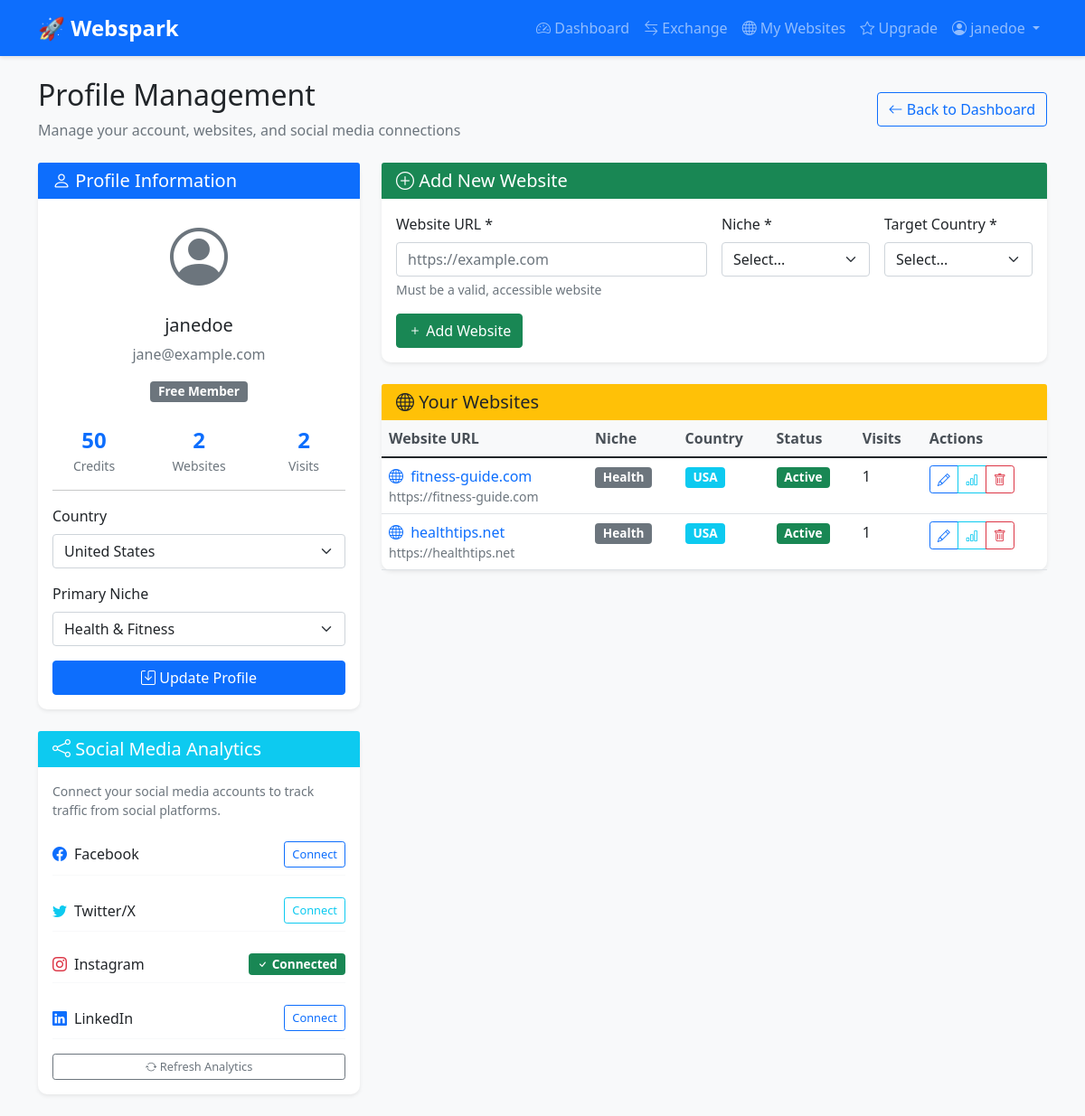
The app's page /profile.php (signed in) with its own data.
### tables this page shows
CREATE TABLE users (
    id INT AUTO_INCREMENT PRIMARY KEY,
    username VARCHAR(50) UNIQUE NOT NULL,
    email VARCHAR(100) UNIQUE NOT NULL,
    password VARCHAR(255) NOT NULL,
    credits INT DEFAULT 0,
    subscription VARCHAR(20) DEFAULT 'free',
    country VARCHAR(50),
    niche VARCHAR(50),
    created_at DATETIME DEFAULT CURRENT_TIMESTAMP,
    
     
    email_verified TINYINT(1) DEFAULT 0,
    verification_code VARCHAR(64),
    reset_token VARCHAR(64),
    reset_expires DATETIME,
    failed_login_attempts INT DEFAULT 0,
    last_login_attempt DATETIME,
    account_locked TINYINT(1) DEFAULT 0,
    
     
    referral_code VARCHAR(32),
    referred_by INT,
    last_active DATETIME DEFAULT CURRENT_TIMESTAMP,
    timezone VARCHAR(50) DEFAULT 'UTC',
    language_preference VARCHAR(10) DEFAULT 'en',
    avatar_url VARCHAR(255),
    bio TEXT,
    
     
    FOREIGN KEY (referred_by) REFERENCES users(id) ON DELETE SET NULL,
    
     
    INDEX idx_email (email),
    INDEX idx_username (username),
    INDEX idx_subscription (subscription),
    INDEX idx_email_verified (email_verified),
    INDEX idx_referral_code (referral_code),
    INDEX idx_created_at (created_at)
);

CREATE TABLE websites (
    id INT AUTO_INCREMENT PRIMARY KEY,
    user_id INT NOT NULL,
    url VARCHAR(500) NOT NULL,  
    title VARCHAR(200),
    description TEXT,
    niche VARCHAR(50),
    country VARCHAR(50),
    language VARCHAR(10) DEFAULT 'en',
    status VARCHAR(20) DEFAULT 'pending',  
    created_at DATETIME DEFAULT CURRENT_TIMESTAMP,
    updated_at DATETIME DEFAULT CURRENT_TIMESTAMP ON UPDATE CURRENT_TIMESTAMP,
    
     
    approval_date DATETIME,
    rejection_reason TEXT,
    last_checked DATETIME,
    
     
    meta_keywords TEXT,
    category VARCHAR(100),
    target_audience VARCHAR(100),
    monthly_visitors INT DEFAULT 0,
    bounce_rate DECIMAL(5,2) DEFAULT 0.00,
    avg_session_duration INT DEFAULT 0,
    
    FOREIGN KEY (user_id) REFERENCES users(id) ON DELETE CASCADE,
    
     
    INDEX idx_user_id (user_id),
    INDEX idx_status (status),
    INDEX idx_niche (niche),
    INDEX idx_country (country),
    INDEX idx_created_at (created_at),
    
     
    UNIQUE KEY unique_url (url)
);

### profile.php (the view, shortened to what this page needs)
<?php
include "config.php";
$user_id = $_SESSION['user_id'];
$stmt = $mysqli->prepare("SELECT * FROM users WHERE id=?");
$stmt->bind_param("i", $user_id);
$stmt->execute();
$user_info = $stmt->get_result()->fetch_assoc();
$stmt = $mysqli->prepare("SELECT * FROM websites WHERE user_id=? ORDER BY id DESC");
$stmt->bind_param("i", $user_id);
$stmt->execute();
$websites = $stmt->get_result();
$stmt = $mysqli->prepare("SELECT * FROM social_accounts WHERE user_id=?");
$stmt->bind_param("i", $user_id);
$stmt->execute();
$social_accounts = $stmt->get_result();
$linked_platforms = [];
while ($account = $social_accounts->fetch_assoc()) {
    $linked_platforms[$account['platform']] = $account['account_id'];
}
?>
<!DOCTYPE html>
<html lang="en">
<head>
  <link href="https://cdn.jsdelivr.net/npm/bootstrap@5.1.3/dist/css/bootstrap.min.css" rel="stylesheet">
  <link href="https://cdn.jsdelivr.net/npm/bootstrap-icons@1.10.0/font/bootstrap-icons.css" rel="stylesheet">
  <link href="assets/css/style.css" rel="stylesheet">
</head>
<body class="dashboard-page">
<?php include "navbar.php"; ?>
<div class="container py-4">
  <div class="d-flex justify-content-between align-items-center mb-4">
    <div>
      <h2>Profile Management</h2>
      <p class="text-muted mb-0">Manage your account, websites, and social media connections</p>
    </div>
    <a href="dashboard.php" class="btn btn-outline-primary">
      <i class="bi bi-arrow-left"></i> Back to Dashboard
    </a>
  </div>
  <div class="row">
    <div class="col-md-4">
      <div class="card shadow-sm mb-4">
        <div class="card-header bg-primary text-white">
          <h5 class="mb-0"><i class="bi bi-person"></i> Profile Information</h5>
        </div>
        <div class="card-body">
          <div class="text-center mb-4">
            <div class="profile-avatar">
              <i class="bi bi-person-circle" style="font-size: 4rem; color: #6c757d;"></i>
            </div>
            <h5 class="mt-2"><?= $user_info['username'] ?></h5>
            <p class="text-muted"><?= $user_info['email'] ?></p>
            <span class="badge bg-<?= $user_info['subscription'] == 'free' ? 'secondary' : ($user_info['subscription'] == 'premium' ? 'primary' : 'success') ?>">
              <?= ucfirst($user_info['subscription']) ?> Member
            </span>
          </div>
          <div class="profile-stats">
            <div class="row text-center">
              <div class="col-4">
                <div class="stat-number"><?= $user_info['credits'] ?></div>
                <div class="stat-label">Credits</div>
              </div>
              <div class="col-4">
                <div class="stat-number"><?php
                  $stmt = $mysqli->prepare("SELECT COUNT(*) as count FROM websites WHERE user_id=?");
                  $stmt->bind_param("i", $user_id);
                  $stmt->execute();
                  echo $stmt->get_result()->fetch_assoc()['count'];
                ?></div>
                <div class="stat-label">Websites</div>
              </div>
              <div class="col-4">
                <div class="stat-number"><?php
                  $stmt = $mysqli->prepare("SELECT COUNT(*) as count FROM visits WHERE visitor_user_id=?");
                  $stmt->bind_param("i", $user_id);
                  $stmt->execute();
                  echo $stmt->get_result()->fetch_assoc()['count'];
                ?></div>
                <div class="stat-label">Visits</div>
              </div>
            </div>
          </div>
          <hr>
          <form id="profileUpdateForm">
            <div class="form-group mb-3">
              <label class="form-label">Country</label>
              <select class="form-select" name="country">
                <option value="USA" <?= $user_info['country'] == 'USA' ? 'selected' : '' ?>>United States</option>
              </select>
            </div>
            <div class="form-group mb-3">
              <label class="form-label">Primary Niche</label>
              <select class="form-select" name="niche">
                <option value="Health" <?= $user_info['niche'] == 'Health' ? 'selected' : '' ?>>Health & Fitness</option>
              </select>
            </div>
            <button type="submit" class="btn btn-primary w-100">
              <i class="bi bi-save"></i> Update Profile
            </button>
          </form>
        </div>
      </div>
      <div class="card shadow-sm">
        <div class="card-header bg-info text-white">
          <h5 class="mb-0"><i class="bi bi-share"></i> Social Media Analytics</h5>
        </div>
        <div class="card-body">
          <p class="text-muted small">Connect your social media accounts to track traffic from social platforms.</p>
          <?php
          $platforms = [
            'facebook' => ['name' => 'Facebook', 'icon' => 'facebook', 'color' => 'primary'],
            'twitter' => ['name' => 'Twitter/X', 'icon' => 'twitter', 'color' => 'info'],
            'instagram' => ['name' => 'Instagram', 'icon' => 'instagram', 'color' => 'danger'],
            'linkedin' => ['name' => 'LinkedIn', 'icon' => 'linkedin', 'color' => 'primary']
          ];
          foreach ($platforms as $key => $platform):
          ?>
          <div class="social-platform mb-3">
            <div class="d-flex justify-content-between align-items-center">
              <div class="d-flex align-items-center">
                <i class="bi bi-<?= $platform['icon'] ?> text-<?= $platform['color'] ?> me-2"></i>
                <span><?= $platform['name'] ?></span>
              </div>
              <?php if (isset($linked_platforms[$key])): ?>
                <span class="badge bg-success">
                  <i class="bi bi-check"></i> Connected
                </span>
              <?php else: ?>
                <button class="btn btn-sm btn-outline-<?= $platform['color'] ?>"
                        onclick="connectSocial('<?= $key ?>', '<?= $platform['name'] ?>')">
                  Connect
                </button>
              <?php endif; ?>
            </div>
          </div>
          <?php endforeach; ?>
          <div class="mt-3">
            <button class="btn btn-outline-secondary btn-sm w-100" onclick="refreshSocialData()" <?= empty($linked_platforms) ? 'disabled' : '' ?>>
              <i class="bi bi-arrow-repeat"></i> Refresh Analytics
            </button>
          </div>
        </div>
      </div>
    </div>
    <div class="col-md-8">
      <div class="card shadow-sm mb-4">
        <div class="card-header bg-success text-white">
          <h5 class="mb-0"><i class="bi bi-plus-circle"></i> Add New Website</h5>
        </div>
        <div class="card-body">
          <form method="post">
            <div class="row g-3">
              <div class="col-md-6">
                <label class="form-label">Website URL *</label>
                <input type="url" name="url" class="form-control" placeholder="https://example.com" required>
                <div class="form-text">Must be a valid, accessible website</div>
              </div>
              <div class="col-md-3">
                <label class="form-label">Niche *</label>
                <select name="niche" class="form-select" required>
                  <option value="">Select...</option>
                </select>
              </div>
              <div class="col-md-3">
                <label class="form-label">Target Country *</label>
                <select name="country" class="form-select" required>
                  <option value="">Select...</option>
                </select>
              </div>
              <div class="col-12">
                <button type="submit" name="add_website" class="btn btn-success">
                  <i class="bi bi-plus"></i> Add Website
                </button>
              </div>
            </div>
          </form>
        </div>
      </div>
      <div class="card shadow-sm">
        <div class="card-header bg-warning text-dark">
          <h5 class="mb-0"><i class="bi bi-globe"></i> Your Websites</h5>
        </div>
        <div class="card-body p-0">
          <?php if ($websites->num_rows > 0): ?>
            <div class="table-responsive">
              <table class="table table-hover mb-0">
                <thead class="table-light">
                  <tr>
                    <th>Website URL</th>
                    <th>Niche</th>
                    <th>Country</th>
                    <th>Status</th>
                    <th>Visits</th>
                    <th>Actions</th>
                  </tr>
                </thead>
                <tbody>
                  <?php while($website = $websites->fetch_assoc()): ?>
                  <tr>
                    <td>
                      <div class="website-info">
                        <a href="<?= $website['url'] ?>" target="_blank" class="text-decoration-none">
                          <i class="bi bi-globe text-primary me-1"></i>
                          <?= parse_url($website['url'], PHP_URL_HOST) ?>
                        </a>
                        <div class="small text-muted"><?= $website['url'] ?></div>
                      </div>
                    </td>
                    <td><span class="badge bg-secondary"><?= $website['niche'] ?></span></td>
                    <td><span class="badge bg-info"><?= $website['country'] ?></span></td>
                    <td>
                      <?php
                      $status_class = $website['status'] == 'active' ? 'success' : ($website['status'] == 'pending' ? 'warning' : 'danger');
                      ?>
                      <span class="badge bg-<?= $status_class ?>"><?= ucfirst($website['status']) ?></span>
                    </td>
                    <td>
                      <?php
                      $stmt = $mysqli->prepare("SELECT COUNT(*) as visits FROM visits v JOIN websites w ON v.website_id = w.id WHERE w.id=?");
                      $stmt->bind_param("i", $website['id']);
                      $stmt->execute();
                      $visit_count = $stmt->get_result()->fetch_assoc()['visits'];
                      echo $visit_count;
                      ?>
                    </td>
                    <td>
                      <div class="btn-group btn-group-sm">
                        <button class="btn btn-outline-primary" onclick="editWebsite(<?= $website['id'] ?>)">
                          <i class="bi bi-pencil"></i>
                        </button>
                        <button class="btn btn-outline-info" onclick="viewAnalytics(<?= $website['id'] ?>)">
                          <i class="bi bi-bar-chart"></i>
                        </button>
                        <button class="btn btn-outline-danger" onclick="deleteWebsite(<?= $website['id'] ?>)">
                          <i class="bi bi-trash"></i>
                        </button>
                      </div>
                    </td>
                  </tr>
                  <?php endwhile; ?>
                </tbody>
              </table>
            </div>
          <?php endif; ?>
        </div>
      </div>
    </div>
  </div>
</div>
</body>
</html>

### assets/css/style.css (style rules this page uses)
body { background-color: #f8f9fa; font-family: 'Segoe UI', Tahoma, Geneva, Verdana, sans-serif; }
.card { border-radius: 10px; border: none; box-shadow: 0 2px 10px rgba(0,0,0,0.1); }
.btn-primary, .bg-primary { background-color: #0d6efd !important; border-color: #0d6efd !important; }
.btn-outline-primary { border-color: #0d6efd; color: #0d6efd; }
.table th { border-top: none; font-weight: 600; color: #495057; }
.card-header { border-bottom: none; font-weight: 600; }
.badge { font-size: 0.85em; }
.btn-sm { font-size: 0.8rem; }

### profile.php (style rules this page uses)
.profile-avatar { margin-bottom: 1rem; }
.stat-number { font-size: 1.5rem; font-weight: bold; color: #0d6efd; }
.stat-label { font-size: 0.875rem; color: #6c757d; }
.social-platform { padding: 0.5rem 0; border-bottom: 1px solid #f8f9fa; }

### records on screen
users: username "janedoe", email "jane@example.com", subscription "Free", credits "50", country "United States", niche "Health & Fitness"
websites: url "fitness-guide.com", url "https://fitness-guide.com", niche "Health", country "USA", status "Active", visit_count "1"
websites: url "healthtips.net", url "https://healthtips.net", niche "Health", country "USA", status "Active", visit_count "1"

### other values on screen
$_SESSION['username'] "janedoe"
$stmt->get_result()->fetch_assoc()['count'] "2"
$platform['name'] "Facebook"
$platform['name'] "Twitter/X"
$platform['name'] "Instagram"
$platform['name'] "LinkedIn"
